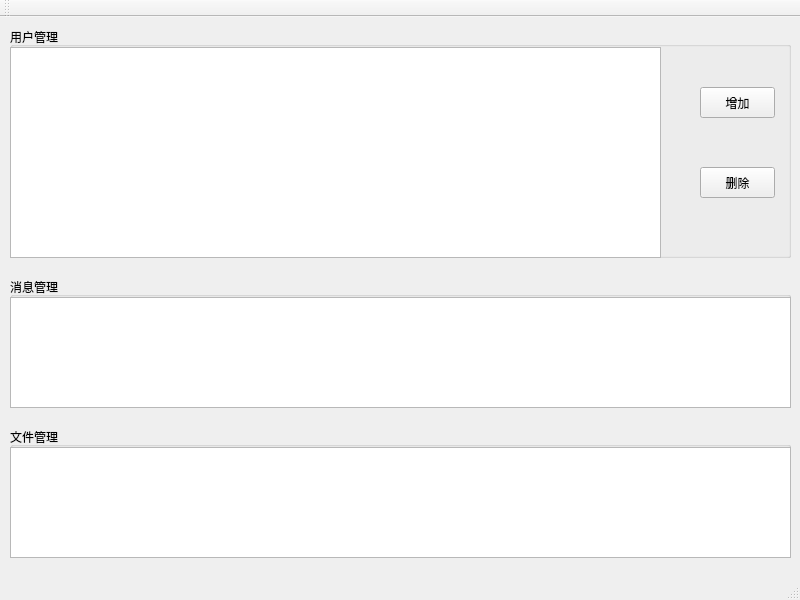
<?xml version="1.0" encoding="UTF-8"?>
<ui version="4.0">
 <class>MainWindow</class>
 <widget class="QMainWindow" name="MainWindow">
  <property name="geometry">
   <rect>
    <x>0</x>
    <y>0</y>
    <width>800</width>
    <height>600</height>
   </rect>
  </property>
  <property name="windowTitle">
   <string>MainWindow</string>
  </property>
  <widget class="QWidget" name="centralWidget">
   <widget class="QGroupBox" name="groupBox">
    <property name="geometry">
     <rect>
      <x>10</x>
      <y>10</y>
      <width>781</width>
      <height>231</height>
     </rect>
    </property>
    <property name="title">
     <string>用户管理</string>
    </property>
    <widget class="QTableView" name="userTableView">
     <property name="geometry">
      <rect>
       <x>0</x>
       <y>20</y>
       <width>651</width>
       <height>211</height>
      </rect>
     </property>
    </widget>
    <widget class="QPushButton" name="addUserButton">
     <property name="geometry">
      <rect>
       <x>690</x>
       <y>60</y>
       <width>75</width>
       <height>31</height>
      </rect>
     </property>
     <property name="text">
      <string>增加</string>
     </property>
    </widget>
    <widget class="QPushButton" name="removeUserButton">
     <property name="geometry">
      <rect>
       <x>690</x>
       <y>140</y>
       <width>75</width>
       <height>31</height>
      </rect>
     </property>
     <property name="text">
      <string>删除</string>
     </property>
    </widget>
   </widget>
   <widget class="QGroupBox" name="groupBox_2">
    <property name="geometry">
     <rect>
      <x>10</x>
      <y>260</y>
      <width>781</width>
      <height>131</height>
     </rect>
    </property>
    <property name="title">
     <string>消息管理</string>
    </property>
    <widget class="QTableView" name="messageTableView">
     <property name="geometry">
      <rect>
       <x>0</x>
       <y>20</y>
       <width>781</width>
       <height>111</height>
      </rect>
     </property>
    </widget>
   </widget>
   <widget class="QGroupBox" name="groupBox_3">
    <property name="geometry">
     <rect>
      <x>10</x>
      <y>410</y>
      <width>781</width>
      <height>131</height>
     </rect>
    </property>
    <property name="title">
     <string>文件管理</string>
    </property>
    <widget class="QTableView" name="fileTableView">
     <property name="geometry">
      <rect>
       <x>0</x>
       <y>20</y>
       <width>781</width>
       <height>111</height>
      </rect>
     </property>
    </widget>
   </widget>
  </widget>
  <widget class="QMenuBar" name="menuBar">
   <property name="geometry">
    <rect>
     <x>0</x>
     <y>0</y>
     <width>800</width>
     <height>23</height>
    </rect>
   </property>
  </widget>
  <widget class="QToolBar" name="mainToolBar">
   <attribute name="toolBarArea">
    <enum>TopToolBarArea</enum>
   </attribute>
   <attribute name="toolBarBreak">
    <bool>false</bool>
   </attribute>
  </widget>
  <widget class="QStatusBar" name="statusBar"/>
 </widget>
 <layoutdefault spacing="6" margin="11"/>
 <resources/>
 <connections/>
</ui>
